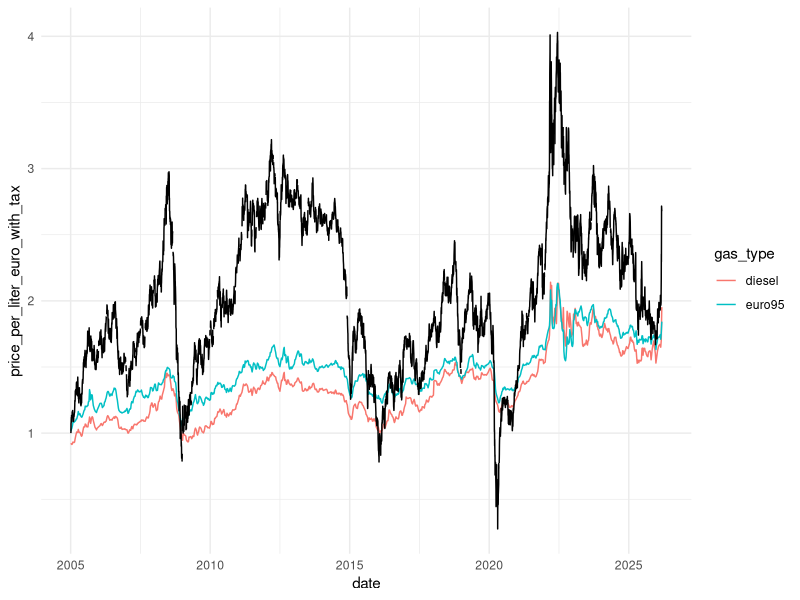
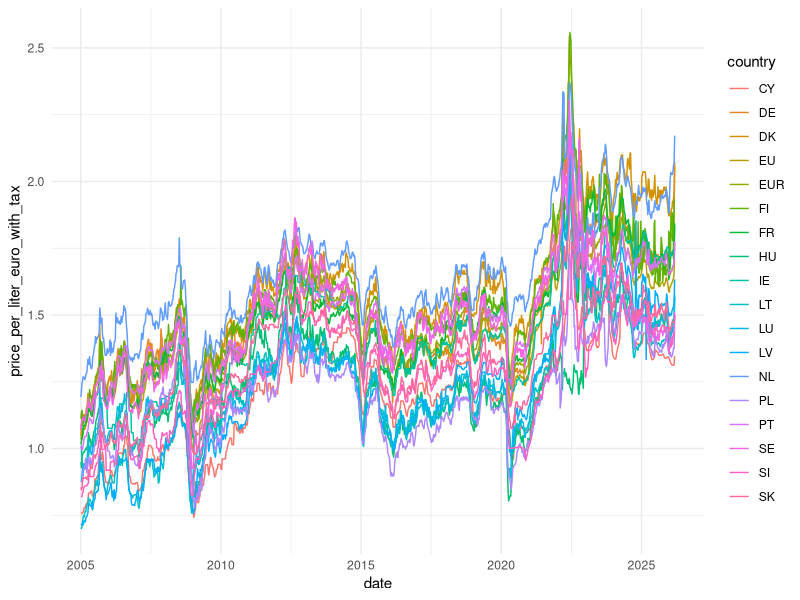
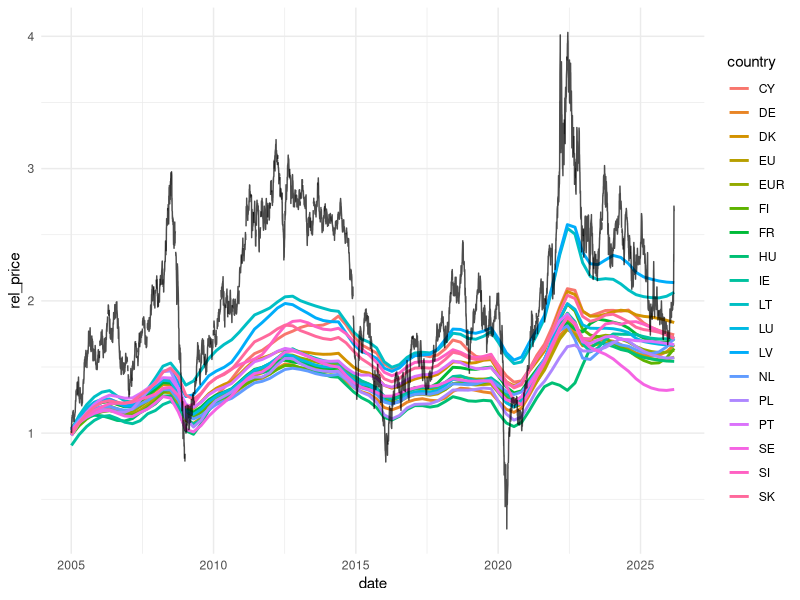
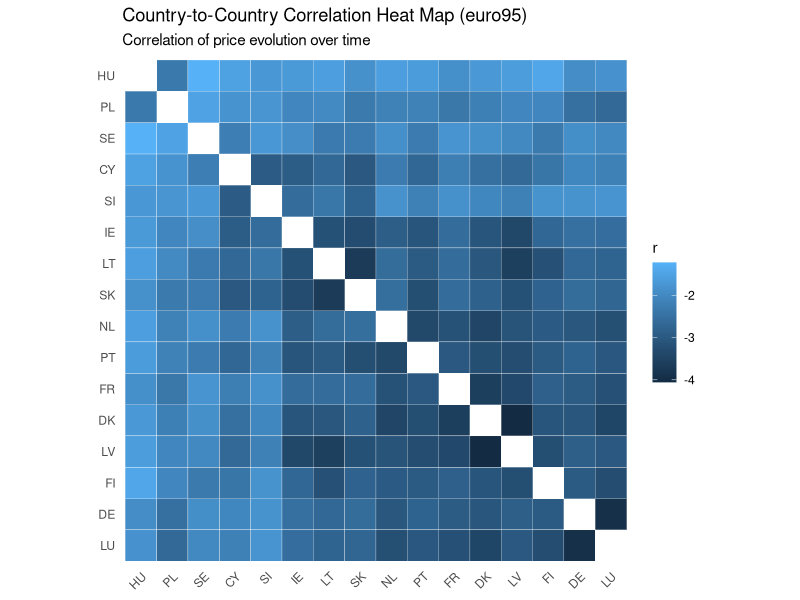
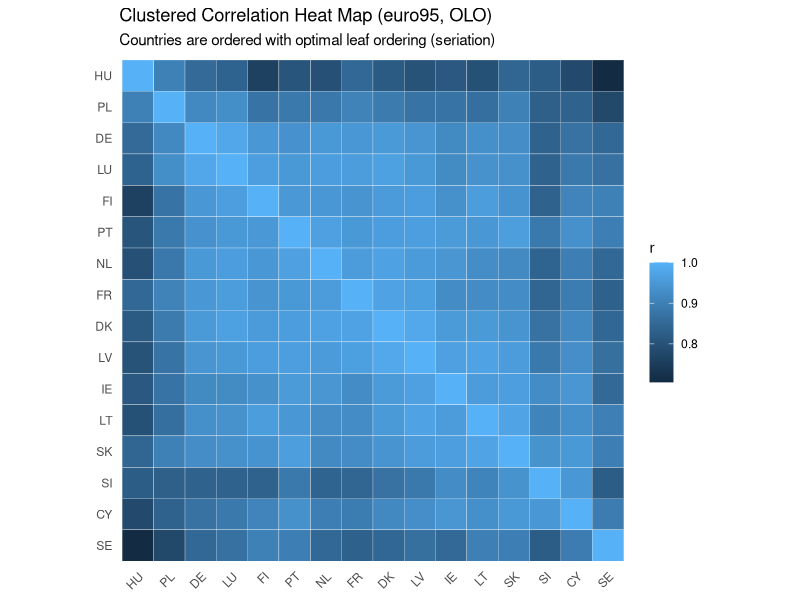
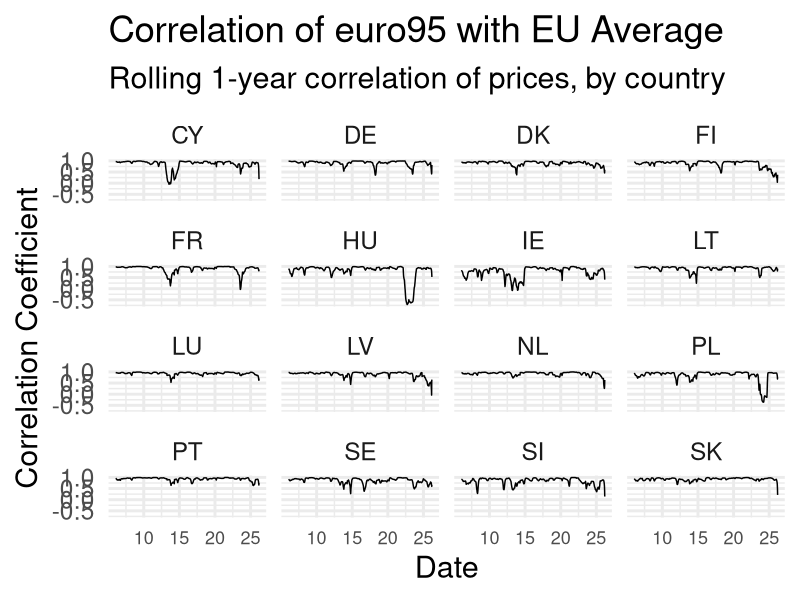

Recreate these plots in R, in order.
## ---- chunk 1
knitr::opts_chunk$set(echo = FALSE, message = FALSE, warning = FALSE)
library(ggplot2)
library(dplyr)

if (requireNamespace("rstudioapi", quietly = TRUE) && rstudioapi::isAvailable()) {
  # Interactive in RStudio: use the current editor document path
  rmd_path <- rstudioapi::getActiveDocumentContext()$path
} else {
  # When knitting/rendering: knitr knows the input
  rmd_path <- knitr::current_input(dir = TRUE)
}
if (!is.null(rmd_path) && nzchar(rmd_path)) {
  knitr::opts_knit$set(root.dir = dirname(normalizePath(rmd_path)))
  setwd(dirname(normalizePath(rmd_path)))
}
## ---- chunk 2
df.eu.gas.price <- read.csv('../data/oil_prices/energy-eu-gas-price.csv')
df.eu.gas.price$date = as.Date(df.eu.gas.price$date)



nb_samples = nrow(subset(df.eu.gas.price, country == 'EU'))

df.eu.gas.price <- df.eu.gas.price %>%
  group_by(country) %>%
  filter(n() == nb_samples) %>%
  ungroup()

countries = unique(df.eu.gas.price$country)

df.brent = read.csv('../data/oil_prices/DCOILBRENTEU.csv')
df.brent$date = as.Date(df.brent$observation_date)
df.brent$usd = df.brent$DCOILBRENTEU
df.brent$DCOILBRENTEU <- NULL
df.brent$observation_date <- NULL

df.fx = read.csv('../data/oil_prices/ECB Data Portal_20260314001229.csv')
df.fx$date = as.Date(df.fx$DATE)
df.fx$DATE <- NULL
df.fx$TIME.PERIOD <- NULL
df.fx$usd.eur = df.fx$US.dollar.Euro.ECB.reference.exchange.rate..EXR.D.USD.EUR.SP00.A.
df.fx$US.dollar.Euro.ECB.reference.exchange.rate..EXR.D.USD.EUR.SP00.A. <- NULL

df.brent = merge(df.brent, df.fx)
df.brent$eur = df.brent$usd / df.brent$usd.eur


start.per.country = subset(df.eu.gas.price, date == min(df.eu.gas.price$date) & gas_type == 'euro95')
rownames(start.per.country) <- start.per.country$country

df.euro95 = df.eu.gas.price %>%
  filter(gas_type == "euro95")

## adding relative price taking the base on first date
df.euro95$rel_price = df.euro95$price_per_liter_euro_with_tax / start.per.country[df.euro95$country,]$price_per_liter_euro_with_tax


df.brent$rel_price = df.brent$eur / (subset(df.brent, date == min(df.brent$date))$eur[1])

## ---- chunk 3
ggplot(
  subset(df.eu.gas.price, country == 'FR'),
  aes(
    x = date,
    y = price_per_liter_euro_with_tax,
    colour = gas_type,
    group = gas_type
  )
) +
  geom_line() +
  geom_line(
    data = df.brent,
    aes(x = date, y = rel_price),
    colour = 'black',
    lwd = 0.5,
    inherit.aes = FALSE
  ) +
  theme_minimal()
## ---- chunk 4
ggplot(
  subset(df.eu.gas.price, gas_type == 'euro95'),
  aes(
    x = date,
    y = price_per_liter_euro_with_tax,
    colour = country,
    group = country
  )
) +
  geom_line() +
  theme_minimal()
## ---- chunk 5




ggplot(
  subset(df.euro95, gas_type == "euro95"),
  aes(
    x = date,
    y = rel_price,
    colour = country,
    group = country
  )
) +
  geom_smooth(
    se = FALSE,
    span=0.1    ,
    method = 'loess'
  ) +
  geom_line(
    data = df.brent,
    aes(x = date, y = rel_price),
    colour = 'black',
    lwd = 0.5,
    alpha=0.7,
    inherit.aes = FALSE
  ) +
  theme_minimal()
## ---- chunk 6
library(tidyr)

# Build a country x date matrix for euro95 prices
df_euro95_wide <- df.eu.gas.price %>%
  filter(gas_type == "euro95") %>%
  filter(!country %in% c('EU', 'EUR')) %>%
  select(date, country, price_per_liter_euro_with_tax) %>%
  pivot_wider(names_from = country, values_from = price_per_liter_euro_with_tax) %>%
  arrange(date)

# Pairwise correlation matrix across countries
country_cols <- setdiff(names(df_euro95_wide), "date")
corr_matrix <- cor(df_euro95_wide[country_cols], use = "pairwise.complete.obs")

# Reorder to group similar countries visually
country_order <- colnames(corr_matrix)[hclust(as.dist(1 - corr_matrix))$order]

df_heatmap <- as.data.frame(as.table(corr_matrix)) %>%
  rename(country_x = Var1, country_y = Var2, correlation = Freq)

df_heatmap = subset(df_heatmap, country_x != country_y)

ggplot(df_heatmap, aes(
  x = factor(country_x, levels = country_order),
  y = factor(country_y, levels = rev(country_order)),
  fill = log(1 - correlation)
)) +
  geom_tile(color = "white", linewidth = 0.1) +
  coord_fixed() +
  labs(
    title = "Country-to-Country Correlation Heat Map (euro95)",
    subtitle = "Correlation of price evolution over time",
    x = NULL,
    y = NULL,
    fill = "r"
  ) +
  theme_minimal() +
  theme(
    axis.text.x = element_text(angle = 45, hjust = 1),
    panel.grid = element_blank()
  )
## ---- chunk 7
library(tidyr)
library(seriation)

# Build a country x date matrix for euro95 prices
df_euro95_wide <- df.eu.gas.price %>%
  filter(gas_type == "euro95") %>%
  filter(!country %in% c('EU', 'EUR')) %>%
  select(date, country, price_per_liter_euro_with_tax) %>%
  pivot_wider(names_from = country, values_from = price_per_liter_euro_with_tax) %>%
  arrange(date)

# Pairwise correlation matrix across countries
country_cols <- setdiff(names(df_euro95_wide), "date")
corr_matrix <- cor(df_euro95_wide[country_cols], use = "pairwise.complete.obs")

# Build a valid distance matrix and optimize leaf order with OLO
corr_matrix[is.na(corr_matrix)] <- 0
diag(corr_matrix) <- 1
dist_mat <- 1 - corr_matrix
dist_mat[dist_mat < 0] <- 0
dist_matrix <- as.dist(dist_mat)
olo <- seriate(dist_matrix, method = "OLO")
country_order <- labels(dist_matrix)[get_order(olo)]

# Long format for ggplot heatmap
df_heatmap <- as.data.frame(as.table(corr_matrix)) %>%
  rename(country_x = Var1, country_y = Var2, correlation = Freq) %>%
  mutate(
    country_x = factor(country_x, levels = country_order),
    country_y = factor(country_y, levels = rev(country_order))
  )

ggplot(df_heatmap, aes(
  x = country_x,
  y = country_y,
  fill = correlation
)) +
  geom_tile(color = "white", linewidth = 0.1) +
  coord_fixed() +
  labs(
    title = "Clustered Correlation Heat Map (euro95, OLO)",
    subtitle = "Countries are ordered with optimal leaf ordering (seriation)",
    x = NULL,
    y = NULL,
    fill = "r"
  ) +
  theme_minimal() +
  theme(
    axis.text.x = element_text(angle = 45, hjust = 1),
    panel.grid = element_blank()
  )
## ---- chunk 8
library(tidyr)
library(zoo)

# Filter for euro95 and prepare wide format
df_wide <- df.eu.gas.price %>%
  filter(gas_type == "euro95") %>%
  filter(!country %in% c('EUR')) %>%
  select(date, country, price_per_liter_euro_with_tax) %>%
  pivot_wider(names_from = country, values_from = price_per_liter_euro_with_tax) %>%
  arrange(date)

# We'll correlate each country with the EU average (EU column)
countries <- setdiff(names(df_wide), c("date", "EU"))
window_size <- 52 # 1 year rolling correlation

# Calculate rolling correlation for each country vs EU.
# Each window must be aligned on both series (country and EU), so we roll on row indices.
df_corr <- tibble(date = df_wide$date)
for (country in countries) {
  df_corr[[paste0("corr_", country)]] <- zoo::rollapplyr(
    seq_len(nrow(df_wide)),
    width = window_size,
    FUN = function(idx) {
      x <- df_wide[[country]][idx]
      y <- df_wide$EU[idx]
      keep <- complete.cases(x, y)
      if (sum(keep) < 2) {
        return(NA_real_)
      }
      x <- x[keep]
      y <- y[keep]
      if (sd(x) == 0 || sd(y) == 0) {
        return(NA_real_)
      }
      cor(x, y)
    },
    fill = NA
  )
}

df_corr <- df_corr %>%
  pivot_longer(cols = starts_with("corr_"),
               names_to = "country",
               values_to = "correlation",
               names_prefix = "corr_") %>%
  filter(!is.na(correlation))

ggplot(df_corr, aes(x = date, y = correlation)) +
  geom_line() +
  facet_wrap(~country) +
  theme_minimal(base_size = 22) +
  theme(
    axis.text.x = element_text(size=13)
  ) +
    scale_x_date(date_labels = "%y") +
  labs(title = "Correlation of euro95 with EU Average",
       subtitle = "Rolling 1-year correlation of prices, by country",
       y = "Correlation Coefficient",
       x = "Date") +
  theme(legend.position = "none")
